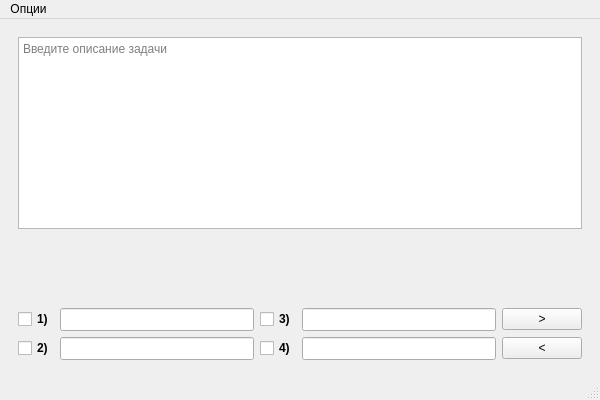
<?xml version="1.0" encoding="UTF-8"?>
<ui version="4.0">
 <class>MainWindow</class>
 <widget class="QMainWindow" name="MainWindow">
  <property name="geometry">
   <rect>
    <x>0</x>
    <y>0</y>
    <width>600</width>
    <height>400</height>
   </rect>
  </property>
  <property name="sizePolicy">
   <sizepolicy hsizetype="MinimumExpanding" vsizetype="MinimumExpanding">
    <horstretch>0</horstretch>
    <verstretch>0</verstretch>
   </sizepolicy>
  </property>
  <property name="minimumSize">
   <size>
    <width>600</width>
    <height>400</height>
   </size>
  </property>
  <property name="windowTitle">
   <string>Редактор тестов - задача   из </string>
  </property>
  <property name="tabShape">
   <enum>QTabWidget::Rounded</enum>
  </property>
  <widget class="QWidget" name="centralwidget">
   <layout class="QVBoxLayout" name="verticalLayout">
    <item>
     <widget class="QWidget" name="widget" native="true">
      <layout class="QVBoxLayout" name="verticalLayout_2">
       <item>
        <widget class="QTextEdit" name="desc_edit">
         <property name="documentTitle">
          <string/>
         </property>
         <property name="undoRedoEnabled">
          <bool>true</bool>
         </property>
         <property name="html">
          <string>&lt;!DOCTYPE HTML PUBLIC &quot;-//W3C//DTD HTML 4.0//EN&quot; &quot;http://www.w3.org/TR/REC-html40/strict.dtd&quot;&gt;
&lt;html&gt;&lt;head&gt;&lt;meta name=&quot;qrichtext&quot; content=&quot;1&quot; /&gt;&lt;style type=&quot;text/css&quot;&gt;
p, li { white-space: pre-wrap; }
&lt;/style&gt;&lt;/head&gt;&lt;body style=&quot; font-family:'MS Shell Dlg 2'; font-size:8.25pt; font-weight:400; font-style:normal;&quot;&gt;
&lt;p style=&quot;-qt-paragraph-type:empty; margin-top:0px; margin-bottom:0px; margin-left:0px; margin-right:0px; -qt-block-indent:0; text-indent:0px;&quot;&gt;&lt;br /&gt;&lt;/p&gt;&lt;/body&gt;&lt;/html&gt;</string>
         </property>
         <property name="acceptRichText">
          <bool>false</bool>
         </property>
         <property name="placeholderText">
          <string>Введите описание задачи</string>
         </property>
        </widget>
       </item>
       <item>
        <spacer name="verticalSpacer">
         <property name="orientation">
          <enum>Qt::Vertical</enum>
         </property>
         <property name="sizeHint" stdset="0">
          <size>
           <width>20</width>
           <height>40</height>
          </size>
         </property>
        </spacer>
       </item>
       <item>
        <layout class="QGridLayout" name="gridLayout">
         <item row="1" column="0">
          <widget class="QCheckBox" name="checkBox_2">
           <property name="font">
            <font>
             <weight>75</weight>
             <bold>true</bold>
            </font>
           </property>
           <property name="text">
            <string>2)</string>
           </property>
           <property name="checkable">
            <bool>true</bool>
           </property>
           <attribute name="buttonGroup">
            <string notr="true">buttonGroup</string>
           </attribute>
          </widget>
         </item>
         <item row="1" column="1">
          <widget class="QLineEdit" name="line2">
           <property name="font">
            <font>
             <pointsize>10</pointsize>
            </font>
           </property>
          </widget>
         </item>
         <item row="0" column="2">
          <widget class="QCheckBox" name="checkBox_3">
           <property name="font">
            <font>
             <weight>75</weight>
             <bold>true</bold>
            </font>
           </property>
           <property name="text">
            <string>3)</string>
           </property>
           <property name="checkable">
            <bool>true</bool>
           </property>
           <attribute name="buttonGroup">
            <string notr="true">buttonGroup</string>
           </attribute>
          </widget>
         </item>
         <item row="1" column="3">
          <widget class="QLineEdit" name="line4">
           <property name="font">
            <font>
             <pointsize>10</pointsize>
            </font>
           </property>
          </widget>
         </item>
         <item row="0" column="1">
          <widget class="QLineEdit" name="line1">
           <property name="font">
            <font>
             <pointsize>10</pointsize>
            </font>
           </property>
          </widget>
         </item>
         <item row="0" column="0">
          <widget class="QCheckBox" name="checkBox_1">
           <property name="font">
            <font>
             <weight>75</weight>
             <bold>true</bold>
            </font>
           </property>
           <property name="text">
            <string>1)</string>
           </property>
           <property name="checkable">
            <bool>true</bool>
           </property>
           <attribute name="buttonGroup">
            <string notr="true">buttonGroup</string>
           </attribute>
          </widget>
         </item>
         <item row="1" column="2">
          <widget class="QCheckBox" name="checkBox_4">
           <property name="font">
            <font>
             <weight>75</weight>
             <bold>true</bold>
            </font>
           </property>
           <property name="text">
            <string>4)</string>
           </property>
           <property name="checkable">
            <bool>true</bool>
           </property>
           <attribute name="buttonGroup">
            <string notr="true">buttonGroup</string>
           </attribute>
          </widget>
         </item>
         <item row="0" column="3">
          <widget class="QLineEdit" name="line3">
           <property name="font">
            <font>
             <pointsize>10</pointsize>
            </font>
           </property>
          </widget>
         </item>
         <item row="0" column="4">
          <widget class="QPushButton" name="forward_btn">
           <property name="text">
            <string>&gt;</string>
           </property>
          </widget>
         </item>
         <item row="1" column="4">
          <widget class="QPushButton" name="back_btn">
           <property name="text">
            <string>&lt;</string>
           </property>
          </widget>
         </item>
        </layout>
       </item>
      </layout>
     </widget>
    </item>
   </layout>
  </widget>
  <widget class="QMenuBar" name="menubar">
   <property name="geometry">
    <rect>
     <x>0</x>
     <y>0</y>
     <width>600</width>
     <height>21</height>
    </rect>
   </property>
   <widget class="QMenu" name="menu">
    <property name="title">
     <string>Опции</string>
    </property>
    <widget class="QMenu" name="menu_2">
     <property name="title">
      <string>Новая задача</string>
     </property>
     <addaction name="create_multi"/>
     <addaction name="create_single"/>
    </widget>
    <addaction name="menu_2"/>
    <addaction name="delete_action"/>
    <addaction name="separator"/>
    <addaction name="save_action"/>
    <addaction name="separator"/>
    <addaction name="exit_action"/>
   </widget>
   <addaction name="menu"/>
  </widget>
  <widget class="QStatusBar" name="statusbar"/>
  <action name="delete_action">
   <property name="text">
    <string>Удалить задачу</string>
   </property>
   <property name="shortcut">
    <string>Ctrl+D</string>
   </property>
  </action>
  <action name="exit_action">
   <property name="text">
    <string>Выйти из редактора</string>
   </property>
  </action>
  <action name="create_multi">
   <property name="text">
    <string>Несколько ответов</string>
   </property>
  </action>
  <action name="create_single">
   <property name="text">
    <string>Один ответ</string>
   </property>
  </action>
  <action name="save_action">
   <property name="text">
    <string>Сохранить</string>
   </property>
   <property name="shortcut">
    <string>Ctrl+S</string>
   </property>
  </action>
 </widget>
 <resources/>
 <connections/>
 <buttongroups>
  <buttongroup name="buttonGroup"/>
 </buttongroups>
</ui>
